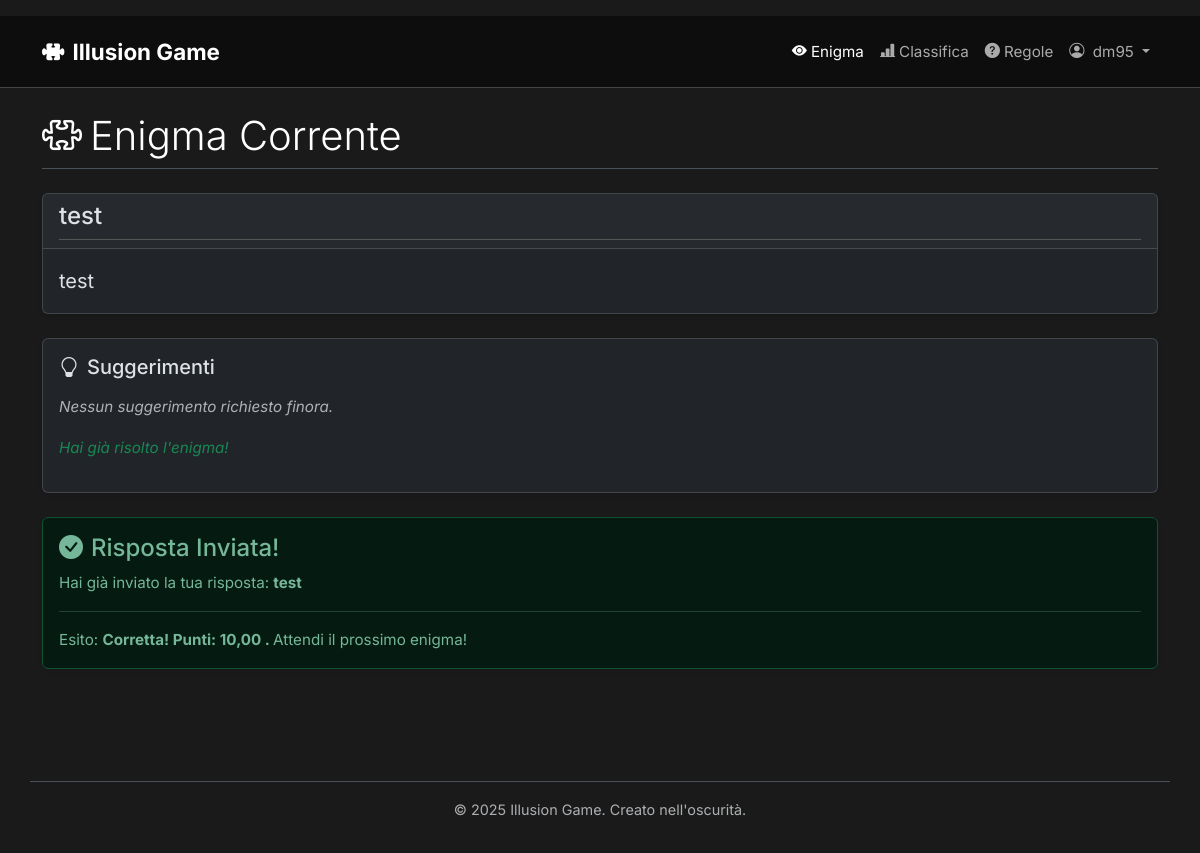
Screenshot of / (signed in) with the database file from the repository.
### enigmas/models.py (models this page shows, shortened)
class Enigma(models.Model):
    titolo = models.CharField(max_length=200, blank=True, null=True) # Titolo opzionale
    testo = models.TextField(unique=True) # Il testo dell'enigma, deve essere unico
    risposta_corretta = models.CharField(max_length=255)
    start_time = models.DateTimeField(help_text="Data e ora di inizio visibilità dell'enigma")
    end_time = models.DateTimeField(editable=False)
    is_active = models.BooleanField(default=False, help_text="Seleziona per rendere questo l'enigma corrente (assicurati che solo uno sia attivo!)")
    class Meta:
        verbose_name = "Enigma"
        verbose_name_plural = "Enigmi"
        ordering = ['-start_time']

class RispostaUtente(models.Model):
    utente = models.ForeignKey(User, on_delete=models.CASCADE)
    enigma = models.ForeignKey(Enigma, on_delete=models.CASCADE)
    risposta_inserita = models.CharField(max_length=255)
    data_inserimento = models.DateTimeField(default=timezone.now)
    is_corretta = models.BooleanField(default=False)
    punteggio = models.FloatField(default=0.0, help_text="Punteggio da 0 a 10 (con penalità hint)")
    suggerimenti_usati = models.PositiveIntegerField(default=0, help_text="Numero di suggerimenti usati per questo enigma")
    class Meta:
        verbose_name = "Risposta Utente"
        verbose_name_plural = "Risposte Utenti"
        unique_together = ('utente', 'enigma')
        ordering = ['-data_inserimento']

### enigmas/views.py (the view, shortened to what this page needs)
# urls.py: path('', views.enigma_view, name='enigma_view'), # Pagina principale con l'enigma
@login_required
def enigma_view(request):
    enigma_corrente = None
    risposta_precedente = None
    messaggio_attesa = None
    tempo_rimanente_ms = 0
    suggerimenti_visti = []
    suggerimenti_usati_count = 0
    max_suggerimenti = 3
    try:
        enigma_attivo = Enigma.objects.get(is_active=True, start_time__lte=timezone.now())
        if timezone.now() <= enigma_attivo.end_time:
            enigma_corrente = enigma_attivo
        else:
            messaggio_attesa = "L'enigma corrente è scaduto. Attendi il prossimo!"
    except Enigma.DoesNotExist:
        messaggio_attesa = "Nessun enigma attivo al momento. Attendi il prossimo!"
    if enigma_corrente:
        try:
            risposta_precedente = RispostaUtente.objects.get(utente=request.user, enigma=enigma_corrente)
            suggerimenti_usati_count = risposta_precedente.suggerimenti_usati
            if suggerimenti_usati_count > 0:
                 suggerimenti_visti = list(Suggerimento.objects.filter(
                     enigma=enigma_corrente,
                     ordine__lte=suggerimenti_usati_count
                 ).order_by('ordine').values_list('testo', flat=True))
        except RispostaUtente.DoesNotExist:
            risposta_precedente = None # Assicurati sia None se non trovata
            suggerimenti_usati_count = 0
            suggerimenti_visti = []
        utente_ha_risposto = risposta_precedente is not None
        risposta_utente_corretta = utente_ha_risposto and risposta_precedente.is_corretta
        mostra_interfaccia_risposta = not risposta_utente_corretta # and enigma_corrente.end_time > timezone.now() # Già implicito perché enigma_corrente è None se scaduto
        mostra_timer = False
        if mostra_interfaccia_risposta:
            tempo_rimasto_delta = enigma_corrente.end_time - timezone.now()
            tempo_rimanente_ms = max(0, int(tempo_rimasto_delta.total_seconds() * 1000))
            if tempo_rimanente_ms > 0:
                mostra_timer = True # Mostra timer solo se c'è tempo > 0
        puo_chiedere_hint = mostra_interfaccia_risposta and suggerimenti_usati_count < max_suggerimenti
        if request.method == 'POST' and mostra_interfaccia_risposta: # Aggiunto check mostra_interfaccia_risposta
            form = RispostaForm(request.POST)
            if form.is_valid():
                if timezone.now() > enigma_corrente.end_time:
                    messages.error(request, "Tempo scaduto! Non puoi più inviare la risposta.")
                    return redirect('enigma_view')
                risposta_utente_obj, created = RispostaUtente.objects.get_or_create(
                    utente=request.user,
                    enigma=enigma_corrente,
                    defaults={'risposta_inserita': form.cleaned_data['risposta_inserita']}
                )
                if not created and not risposta_utente_obj.is_corretta:
                    risposta_utente_obj.risposta_inserita = form.cleaned_data['risposta_inserita']
                risposta_utente_obj.save()
                if risposta_utente_obj.is_corretta:
                    messages.success(request, f"Risposta corretta! Hai ottenuto {risposta_utente_obj.punteggio:.2f} punti.")
                else:
                    messages.warning(request, "Risposta errata.")
                return redirect('enigma_view') # Ricarica per vedere stato aggiornato
        else:
            form = RispostaForm() if mostra_interfaccia_risposta else None
    else: # Se non c'è un enigma corrente valido
        form = None
    context = {
        'enigma': enigma_corrente,
        'form': form, # Sarà None se l'utente ha già risposto correttamente
        'risposta_precedente': risposta_precedente, # Utile per mostrare la risposta data
        'messaggio_attesa': messaggio_attesa,
        'tempo_rimanente_ms': tempo_rimanente_ms, # Per il timer JS
        'mostra_timer': mostra_timer,
        'mostra_form_risposta': mostra_interfaccia_risposta, # Usato per mostrare il form
        'utente_ha_risposto': utente_ha_risposto,
        'risposta_utente_corretta': risposta_utente_corretta,
        'puo_chiedere_hint': puo_chiedere_hint,
        'suggerimenti_visti': suggerimenti_visti,
        'suggerimenti_usati_count': suggerimenti_usati_count,
        'max_suggerimenti': max_suggerimenti,
    }
    return render(request, 'enigmas/enigma_detail.html', context)

### enigmas/templates/enigmas/enigma_detail.html (shortened to what this page needs)
{% extends 'enigmas/base.html' %}
{% load static %}
{% block content %}
    <h2 class="border-bottom pb-2 mb-4 display-6">
        <i class="bi bi-puzzle me-2"></i>Enigma Corrente
    </h2>
    {% if enigma %}
        <div class="card mb-4 shadow-sm">
            <div class="card-header">
                <h3 class="card-title fs-4 mb-0">{{ enigma.titolo|default:"Enigma" }}</h3>
            </div>
            <div class="card-body">
                <p class="card-text fs-5" style="white-space: pre-wrap;">{{ enigma.testo|linebreaksbr }}</p>
            </div>
        </div>
        <div class="card mb-4 shadow-sm">
            <div class="card-body">
                <h4 class="card-title fs-5 mb-3">
                    <i class="bi bi-lightbulb me-2"></i>Suggerimenti
                </h4>
                <div id="suggerimenti-usati-lista">
                    {% if suggerimenti_visti %}
                        <ul class="list-group list-group-flush mb-3">
                            {% for testo_hint in suggerimenti_visti %}
                                <li class="list-group-item"><em>{{ testo_hint }}</em></li>
                            {% endfor %}
                        </ul>
                    {% else %}
                        <p class="text-body-secondary"><em>Nessun suggerimento richiesto finora.</em></p>
                    {% endif %}
                </div>
                {% if user.is_authenticated %}
                    {% if risposta_utente_corretta %}
                        <p class="text-success"><em>Hai già risolto l'enigma!</em></p>
                    {% elif suggerimenti_usati_count >= max_suggerimenti %}
                        <p class="text-warning"><em>Hai usato tutti i {{ max_suggerimenti }} suggerimenti disponibili.</em></p>
                    {% endif %}
                {% endif %}
            </div>
        </div>
        {% if mostra_form_risposta %}
            <div class="card shadow-sm">
                <div class="card-body">
                    <h4 class="card-title fs-5 mb-3">Invia la tua soluzione</h4>
                    <form method="post" action="{% url 'enigma_view' %}">
                        {% csrf_token %}
                        <div class="mb-3">
                            {% with form.risposta_inserita as field %}
                                <label for="{{ field.id_for_label }}" class="form-label">{{ field.label }}</label>
                                <input type="text"
                                       name="{{ field.name }}"
                                       id="{{ field.id_for_label }}"
                                       class="form-control form-control-lg {% if field.errors %}is-invalid{% endif %}"
                                       placeholder="Inserisci qui la soluzione..."
                                       maxlength="{{ field.field.max_length|default:255 }}"
                                       required>
                                {% if field.errors %}
                                    <div class="invalid-feedback">
                                        {{ field.errors|striptags }}
                                    </div>
                                {% endif %}
                            {% endwith %}
                        </div>
                        <button type="submit" class="btn btn-danger btn-lg w-100 magnetic-btn">
                            <i class="bi bi-send-fill me-2"></i>Invia Risposta
                        </button>
                    </form>
                </div>
            </div>
        {% elif utente_ha_risposto %}
             <div class="alert {% if risposta_precedente.is_corretta %}alert-success{% else %}alert-danger{% endif %} shadow-sm" role="alert">
                 <h4 class="alert-heading">
                     {% if risposta_precedente.is_corretta %}<i class="bi bi-check-circle-fill me-2"></i>Risposta Inviata!{% else %}<i class="bi bi-x-octagon-fill me-2"></i>Risposta Inviata{% endif %}
                 </h4>
                 <p>Hai già inviato la tua risposta: <strong>{{ risposta_precedente.risposta_inserita }}</strong></p>
                 <hr>
                 <p class="mb-0">
                     Esito:
                     <strong>
                         {% if risposta_precedente.is_corretta %}
                             Corretta! Punti: {{ risposta_precedente.punteggio|floatformat:2 }} .
                         {% else %}
                             Errata.
                         {% endif %}
                     </strong>
                     Attendi il prossimo enigma!
                  </p>
             </div>
        {% endif %}
    {% elif messaggio_attesa %}
        <div class="alert alert-warning text-center shadow-sm" role="alert">
            <h4 class="alert-heading"><i class="bi bi-hourglass-split me-2"></i>In Attesa</h4>
            {{ messaggio_attesa }}
        </div>
    {% endif %}
{% endblock %}

### enigmas/templates/enigmas/base.html (shortened to what this page needs)
{% load static %}
<!DOCTYPE html>
<html lang="it" data-bs-theme="dark">
<head>
    <link href="https://cdn.jsdelivr.net/npm/bootstrap@5.3.3/dist/css/bootstrap.min.css" rel="stylesheet">
    <link rel="stylesheet" href="{% static 'enigmas/css/style.css' %}">
    <link rel="stylesheet" href="https://cdn.jsdelivr.net/npm/bootstrap-icons@1.11.3/font/bootstrap-icons.min.css">
</head>
<body class="d-flex flex-column">
    <nav class="navbar navbar-expand-lg navbar-custom">
        <div class="container">
            <a class="navbar-brand navbar-brand-custom" href="{% url 'enigma_view' %}">
                <i class="bi bi-puzzle-fill me-2"></i>Illusion Game
            </a>
            <div class="collapse navbar-collapse" id="navbarNav">
                <ul class="navbar-nav ms-auto mb-2 mb-lg-0 align-items-center">
                    {% if user.is_authenticated %}
                        <li class="nav-item">
                            <a class="nav-link {% if request.resolver_match.url_name == 'enigma_view' %}active{% endif %}" href="{% url 'enigma_view' %}"><i class="bi bi-eye-fill me-1"></i>Enigma</a>
                        </li>
                        <li class="nav-item">
                            <a class="nav-link {% if request.resolver_match.url_name == 'classifica' %}active{% endif %}" href="{% url 'classifica' %}"><i class="bi bi-bar-chart-line-fill me-1"></i>Classifica</a>
                        </li>
                        <li class="nav-item">
                            <a class="nav-link {% if request.resolver_match.url_name == 'regole_punteggio' %}active{% endif %}" href="{% url 'regole_punteggio' %}"><i class="bi bi-question-circle-fill me-1"></i>Regole</a>
                        </li>
                        <li class="nav-item dropdown">
                            <a class="nav-link dropdown-toggle" href="#" role="button" data-bs-toggle="dropdown" aria-expanded="false">
                                <i class="bi bi-person-circle me-1"></i> {{ user.username }}
                            </a>
                        </li>
                    {% else %}
                        <li class="nav-item">
                            <a class="nav-link {% if request.resolver_match.url_name == 'login' %}active{% endif %}" href="{% url 'login' %}"><i class="bi bi-box-arrow-in-right me-1"></i>Login</a>
                        </li>
                    {% endif %}
                </ul>
            </div>
        </div>
    </nav>
    <div class="container mt-4 mb-5 flex-grow-1">
        {% block content %}{% endblock %}
    </div>
    <footer class="container text-center text-body-secondary py-3 border-top">
        <p>&copy; {% now "Y" %} Illusion Game. Creato nell'oscurità.</p>
    </footer>
</body>
</html>

### enigmas/static/enigmas/css/style.css (style rules this page uses)
body { background-color: #1a1a1a; color: #e0e0e0; font-family: 'Courier New', Courier, monospace; margin: 0; padding: 0; line-height: 1.6; }
nav { margin-top: 1rem; }
nav a { color: #b0bec5; text-decoration: none; transition: color 0.3s ease; }
h2, h3 { color: #ffffff; border-bottom: 1px solid #555; padding-bottom: 0.5rem; margin-bottom: 1.5rem; }
footer { text-align: center; margin-top: 3rem; padding: 1.5rem; font-size: 0.9rem; color: #666; border-top: 1px solid #333; }

### enigmas/templates/enigmas/base.html (style rules this page uses)
body { font-family: 'Inter', sans-serif; background-color: #1a1a1a; display: flex; flex-direction: column; min-height: 100vh; }
.flex-grow-1 { flex-grow: 1; }
:root[data-bs-theme="dark"] { --bs-body-font-family: 'Inter', sans-serif; --bs-body-font-size: 0.95rem; --bs-body-line-height: 1.6; --bs-danger-rgb: 229, 57, 53; --bs-danger: #e53935; --bs-danger-dark: #c62828; --bs-danger-hover: #c62828; }
.navbar-brand-custom { color: #ffffff !important; font-weight: 700; font-size: 1.4rem; }
.navbar-custom { background-color: #0d0d0d !important; border-bottom: 1px solid #444; padding-top: 0.8rem; padding-bottom: 0.8rem; }

### rows the page displays
Enigma: titolo "test", testo "test"
RispostaUtente: risposta_inserita "test", punteggio "10,00"

### other values shown
{{ user.username }} "dm95"
